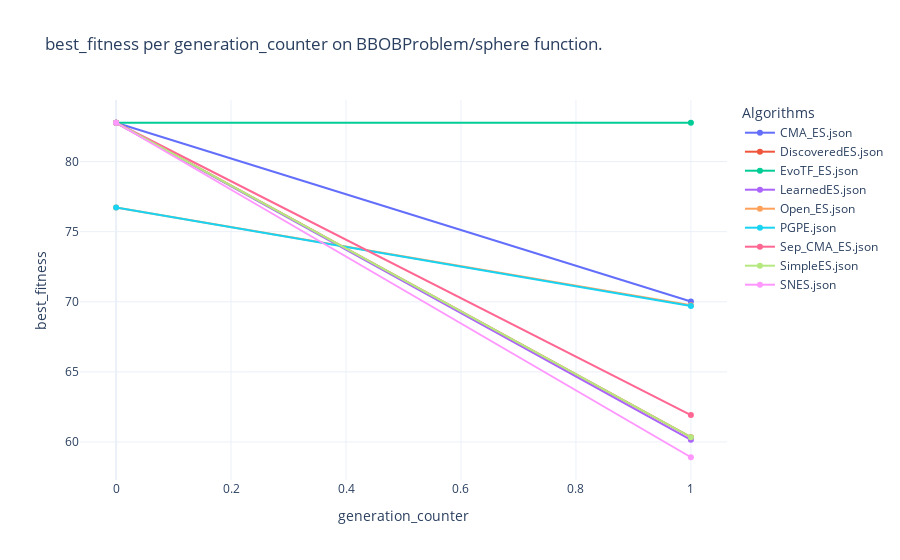
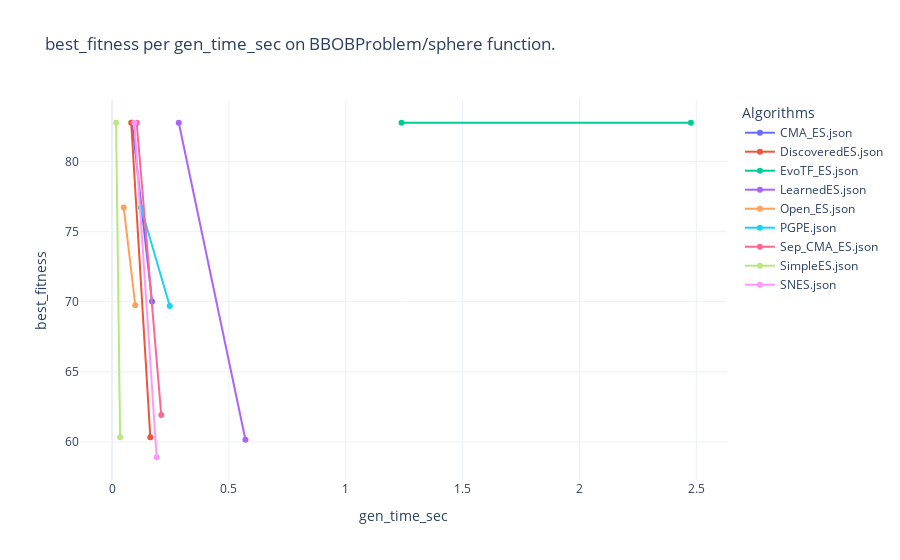
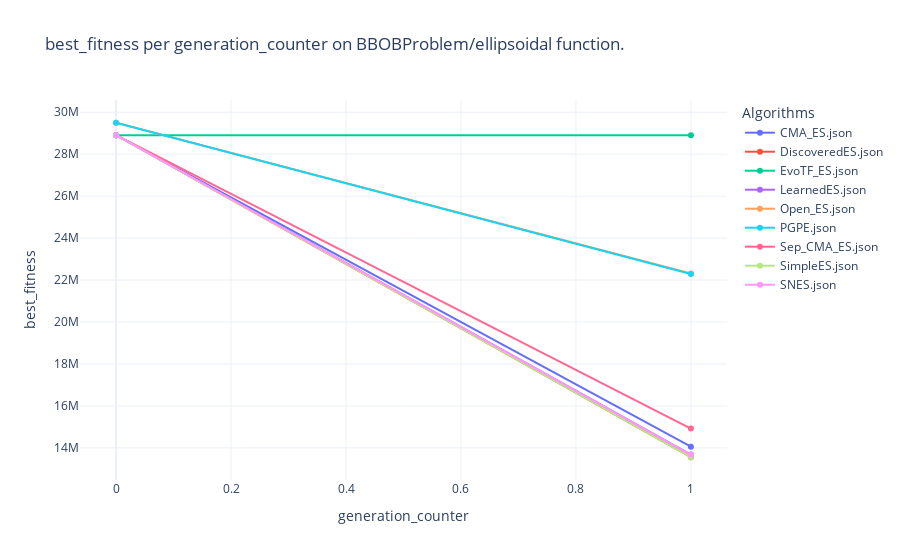
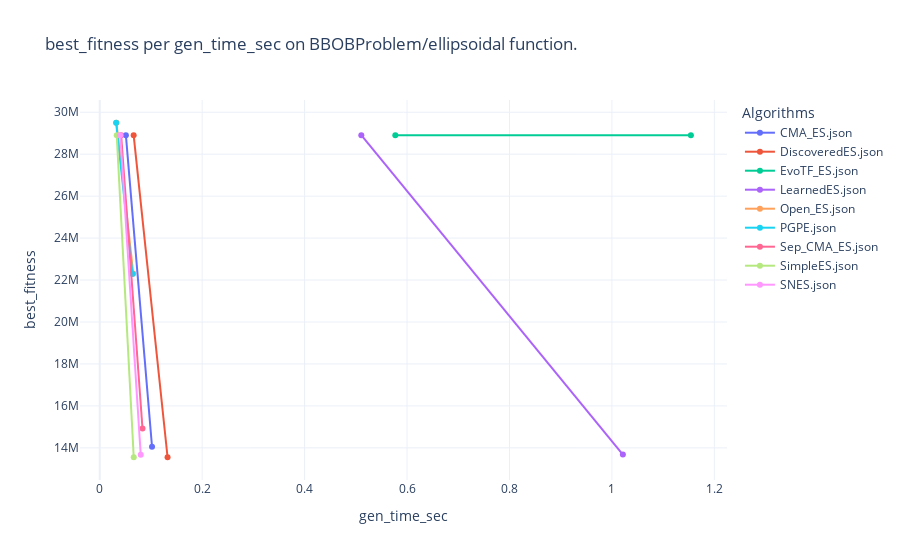

Notebook code cell kept with these figures, in order:
### Code cell
from experiment.run_experiments import run_experiment_permutations

num_generations = 2
population_size = 2
seed = 0

result_dir = "../experiment_results"

run_experiment_permutations(problems=problems,
                            es_dict=es_dict,
                            num_generations=num_generations,
                            population_size=population_size,
                            seed=seed,
                            result_dir=result_dir)

### Figure 1 — Plotly figure (JSON) as saved in the notebook; plotly's stock layout.template omitted (floating-point values rounded to 4 significant figures)
{"data": [{"mode": "lines+markers", "name": "CMA_ES.json", "x": [0, 1], "y": [82.77, 70.02], "type": "scatter"}, {"mode": "lines+markers", "name": "DiscoveredES.json", "x": [0, 1], "y": [82.77, 60.34], "type": "scatter"}, {"mode": "lines+markers", "name": "EvoTF_ES.json", "x": [0, 1], "y": [82.77, 82.77], "type": "scatter"}, {"mode": "lines+markers", "name": "LearnedES.json", "x": [0, 1], "y": [82.77, 60.16], "type": "scatter"}, {"mode": "lines+markers", "name": "Open_ES.json", "x": [0, 1], "y": [76.72, 69.76], "type": "scatter"}, {"mode": "lines+markers", "name": "PGPE.json", "x": [0, 1], "y": [76.72, 69.7], "type": "scatter"}, {"mode": "lines+markers", "name": "Sep_CMA_ES.json", "x": [0, 1], "y": [82.77, 61.92], "type": "scatter"}, {"mode": "lines+markers", "name": "SimpleES.json", "x": [0, 1], "y": [82.77, 60.34], "type": "scatter"}, {"mode": "lines+markers", "name": "SNES.json", "x": [0, 1], "y": [82.77, 58.91], "type": "scatter"}], "layout": {"title": {"text": "best_fitness per generation_counter on BBOBProblem/sphere function."}, "xaxis": {"title": {"text": "generation_counter"}}, "yaxis": {"title": {"text": "best_fitness"}}, "legend": {"title": {"text": "Algorithms"}}}}

### Figure 2 — Plotly figure (JSON) as saved in the notebook; plotly's stock layout.template omitted (floating-point values rounded to 4 significant figures)
{"data": [{"mode": "lines+markers", "name": "CMA_ES.json", "x": [0.0855, 0.171], "y": [82.77, 70.02], "type": "scatter"}, {"mode": "lines+markers", "name": "DiscoveredES.json", "x": [0.08178, 0.1636], "y": [82.77, 60.34], "type": "scatter"}, {"mode": "lines+markers", "name": "EvoTF_ES.json", "x": [1.238, 2.477], "y": [82.77, 82.77], "type": "scatter"}, {"mode": "lines+markers", "name": "LearnedES.json", "x": [0.2853, 0.5706], "y": [82.77, 60.16], "type": "scatter"}, {"mode": "lines+markers", "name": "Open_ES.json", "x": [0.04969, 0.09938], "y": [76.72, 69.76], "type": "scatter"}, {"mode": "lines+markers", "name": "PGPE.json", "x": [0.1235, 0.2469], "y": [76.72, 69.7], "type": "scatter"}, {"mode": "lines+markers", "name": "Sep_CMA_ES.json", "x": [0.1052, 0.2104], "y": [82.77, 61.92], "type": "scatter"}, {"mode": "lines+markers", "name": "SimpleES.json", "x": [0.01717, 0.03434], "y": [82.77, 60.34], "type": "scatter"}, {"mode": "lines+markers", "name": "SNES.json", "x": [0.09537, 0.1907], "y": [82.77, 58.91], "type": "scatter"}], "layout": {"title": {"text": "best_fitness per gen_time_sec on BBOBProblem/sphere function."}, "xaxis": {"title": {"text": "gen_time_sec"}}, "yaxis": {"title": {"text": "best_fitness"}}, "legend": {"title": {"text": "Algorithms"}}}}

### Figure 3 — Plotly figure (JSON) as saved in the notebook; plotly's stock layout.template omitted (floating-point values rounded to 4 significant figures)
{"data": [{"mode": "lines+markers", "name": "CMA_ES.json", "x": [0, 1], "y": [28910000.0, 14060000.0], "type": "scatter"}, {"mode": "lines+markers", "name": "DiscoveredES.json", "x": [0, 1], "y": [28910000.0, 13550000.0], "type": "scatter"}, {"mode": "lines+markers", "name": "EvoTF_ES.json", "x": [0, 1], "y": [28910000.0, 28910000.0], "type": "scatter"}, {"mode": "lines+markers", "name": "LearnedES.json", "x": [0, 1], "y": [28910000.0, 13680000.0], "type": "scatter"}, {"mode": "lines+markers", "name": "Open_ES.json", "x": [0, 1], "y": [29500000.0, 22320000.0], "type": "scatter"}, {"mode": "lines+markers", "name": "PGPE.json", "x": [0, 1], "y": [29500000.0, 22290000.0], "type": "scatter"}, {"mode": "lines+markers", "name": "Sep_CMA_ES.json", "x": [0, 1], "y": [28910000.0, 14920000.0], "type": "scatter"}, {"mode": "lines+markers", "name": "SimpleES.json", "x": [0, 1], "y": [28910000.0, 13550000.0], "type": "scatter"}, {"mode": "lines+markers", "name": "SNES.json", "x": [0, 1], "y": [28910000.0, 13670000.0], "type": "scatter"}], "layout": {"title": {"text": "best_fitness per generation_counter on BBOBProblem/ellipsoidal function."}, "xaxis": {"title": {"text": "generation_counter"}}, "yaxis": {"title": {"text": "best_fitness"}}, "legend": {"title": {"text": "Algorithms"}}}}

### Figure 4 — Plotly figure (JSON) as saved in the notebook; plotly's stock layout.template omitted (floating-point values rounded to 4 significant figures)
{"data": [{"mode": "lines+markers", "name": "CMA_ES.json", "x": [0.05106, 0.1021], "y": [28910000.0, 14060000.0], "type": "scatter"}, {"mode": "lines+markers", "name": "DiscoveredES.json", "x": [0.06623, 0.1325], "y": [28910000.0, 13550000.0], "type": "scatter"}, {"mode": "lines+markers", "name": "EvoTF_ES.json", "x": [0.5771, 1.154], "y": [28910000.0, 28910000.0], "type": "scatter"}, {"mode": "lines+markers", "name": "LearnedES.json", "x": [0.5107, 1.021], "y": [28910000.0, 13680000.0], "type": "scatter"}, {"mode": "lines+markers", "name": "Open_ES.json", "x": [0.0327, 0.06541], "y": [29500000.0, 22320000.0], "type": "scatter"}, {"mode": "lines+markers", "name": "PGPE.json", "x": [0.03196, 0.06393], "y": [29500000.0, 22290000.0], "type": "scatter"}, {"mode": "lines+markers", "name": "Sep_CMA_ES.json", "x": [0.04177, 0.08354], "y": [28910000.0, 14920000.0], "type": "scatter"}, {"mode": "lines+markers", "name": "SimpleES.json", "x": [0.0332, 0.0664], "y": [28910000.0, 13550000.0], "type": "scatter"}, {"mode": "lines+markers", "name": "SNES.json", "x": [0.04004, 0.08008], "y": [28910000.0, 13670000.0], "type": "scatter"}], "layout": {"title": {"text": "best_fitness per gen_time_sec on BBOBProblem/ellipsoidal function."}, "xaxis": {"title": {"text": "gen_time_sec"}}, "yaxis": {"title": {"text": "best_fitness"}}, "legend": {"title": {"text": "Algorithms"}}}}
